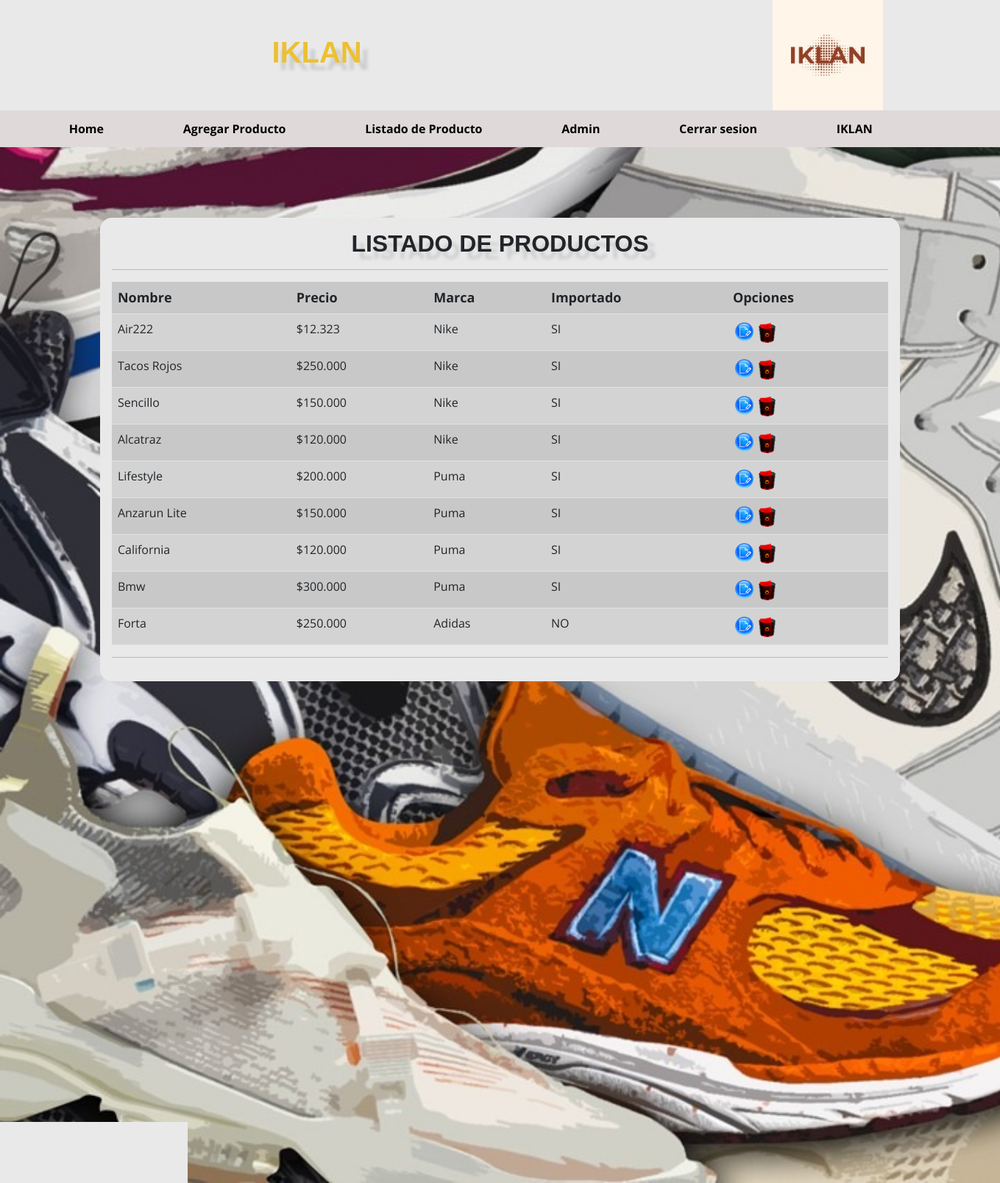
Screenshot of /listar-producto/ (signed in) with the database file from the repository.
### app/models.py (models this page shows, shortened)
class Producto(models.Model):
    nombre= models.CharField(max_length=50)
    precio= models.IntegerField()
    descripción = models.TextField()
    nuevo = models.BooleanField()
    marca = models.ForeignKey(Marca, on_delete=models.PROTECT)
    fecha_fabricacion = models.DateField()
    imagen = models.ImageField(upload_to="productos", null=True)

class Marca(models.Model):
    nombre = models.CharField(max_length=50)
    def __str__(self):
        return self.nombre

### app/views.py (the view)
# urls.py: path('listar-producto/', listar_productos, name='listar_productos'),
@permission_required('app.view_producto')
def listar_productos(request):
    productos = Producto.objects.all()
    page = request.GET.get('page', 1)
    try:
        paginator = Paginator(productos, 10)
        productos = paginator.page(page)
    except:
        raise Http404
    data = {
        'entity' : productos,
        'paginator': paginator
    }
    return render(request, 'app/producto/listar.html', data)

### app/templates/app/producto/listar.html (shortened to what this page needs)
{% extends 'app/base.html' %}
{% block contenido %}
{% load humanize %}
<body id="imagenFormularios">
<br><br><br><br>
<div class="cardListado">
    <div class="card-body">
            <h2 id="LosFormularios">Listado de productos</h2>
        <table class="table table-striped table-hover table-responsive-sm">
            <tr id="listaProducto">
                <hr>
                <th>Nombre</th>
                <th>Precio</th>
                <th>Marca</th>
                <th>Importado</th>
                <th>Opciones</th>
            </tr>
            {% for p in entity %}
            <tr>
                <td>{{ p.nombre | title }}</td>
                <td>${{ p.precio | intcomma }}</td>
                <td>{{ p.marca | title }}</td>
                <td>
                    {% if p.nuevo %}
                    SI
                    {% else %}
                    NO
                    {% endif %}
                </td>
                <td>
                    {% if perms.app.change_producto %}
                    <a href="{% url 'modificar_producto' p.id %}"><img src="../static/app/img/editar.png"></a>
                    {% endif %}
                    {% if perms.app.delete_producto %}
                    <a href="#" onclick="eliminarProducto({{ p.id }})"><img src="../static/app/img/eliminar.png"></a>
                    {% endif %}
                </td>
            </tr>
            {% endfor %}
        </table>
        <hr>
    </div>
</div>
<br><br>
</body>
{% endblock %}

### app/templates/app/base.html (shortened to what this page needs)
<!DOCTYPE html>
<html lang="es">
<head>
    {% load static %}
    <link href="https://cdn.jsdelivr.net/npm/bootstrap@5.0.1/dist/css/bootstrap.min.css" rel="stylesheet">
    <link rel="stylesheet" href="{% static 'app/css/estilos.css' %}">
    {% load pwa %}
</head>
<body>
    <div id="principal">
        <header>
            <h1 id="h1principal">IKLAN</h1>
            <img  class="logo"  src="{% static 'app/img/logo.jpg' %}" alt="logo">
        </header>
    </div>
        <div>
            <nav id="nav">
                <ul>
                    <li><a href="{% url 'home' %}">Home</a></li>
                    {% if perms.app.add_producto %}
                    <li><a href="{% url 'agregar_producto' %}">Agregar Producto</a></li>
                    {% endif %}
                    {% if perms.app.view_producto %}
                    <li><a href="{% url 'listar_productos' %}">Listado de Producto</a></li>
                    <li><a href="http://localhost:8000/admin/">Admin</a></li>
                    {% endif %}
                    {% if user.is_authenticated  %}
                    <li><a href="{% url 'logout' %}">Cerrar sesion</a></li>
                    <li><a href="#">{{ user.username}}</a></li>
                    {% else %}
                    <li><a href="{% url 'login' %}">Iniciar sesion</a></li>
                    <li><a href="{% url 'registro' %}">Registrate</a></li>
                    {% endif %}
                </ul>
            </nav>
    </div>
    <div id="contenido">
        {% block contenido %}
        {% endblock %}
    </div>
    <br><br><br>
    <footer>
        <div class="footer">
            <div class="footer1">
                <img src="{% static 'app/img/footer/new.png' %}" alt="balance">
            </div>
            <div class="footer1">
                <img src="{% static 'app/img/footer/puma.png' %}" alt="puma">
            </div>
            <div class="footer1">
                <img src="{% static 'app/img/footer/fila.png' %}" alt="fila">
            </div>
            <div class="footer1">
                <img src="{% static 'app/img/footer/nike.png' %}" alt="nike">
            </div>
            <div class="footer1">
                <img src="{% static 'app/img/footer/adidas.png' %}" alt="adidas">
            </div>
            <div class="footer1">
                <a id="footerTITULO">NOVEDADES</a>
                <a>Día din IVA</a>
                <a href="#">Black Friday</a>
            </div>
            <div class="footer1">
                <a id="footerTITULO">ASISTENCIA</a>
                <a href="#">Servicio al cliente</a>
                <a href="#">Preguntas frecuentes</a>
            </div>
            <div class="footer1">
                <a id="footerTITULO">TÉRMINOS Y CONDICIONES</a>
                <a href="#">Política de Privacidad</a>
                <a href="#">Aviso de Privacidad</a>
        </div>
        <div class="footerredes">
            <div class="footer1">
                <a href="https://www.facebook.com/TENIS-TENIS-104060735272582/?ref=pages_you_manage"><img src="{% static 'app/img/footer/facebook.png' %}" alt="puma"></a>
            </div>
            <div class="footer1">
                <a href="https://www.instagram.com/_tenisytenis_/"><img src="{% static 'app/img/footer/instagram.png' %}" alt="fila"></a>
            </div>
            <div class="footer1">
                <a href="https://www.youtube.com/channel/UCXn4FMj4jgR6C-2OuO0u0jQ"><img src="{% static 'app/img/footer/youtube.png' %}" alt="fila"></a>
            </div>
        </div>
    </footer>
</body>
</html>

### app/static/app/css/estilos.css (style rules this page uses)
* { margin:0; padding:0; }
body { background-color:#ffffff; font-family: 'Open Sans', sans-serif; }
#principal { background-color: #e9e9e9; }
header { display:flex; justify-content:space-around; align-items:center; }
#h1principal { font-weight: bold; color:#EDC031; text-align:center; text-transform:uppercase; text-shadow:10px 10px 4px #CCCCCC; width:40%; transition: 1s; }
.logo { width: 150px; margin-left: 30px; transition: 1s; }
nav { background-color:#dfd9d9; display: flex; justify-content: flex-end; align-items: center; height: 100%; }
nav ul { min-height:50px; margin:0; padding:0; line-height:31px; width:100%; display:flex; justify-content:space-evenly; align-items:center; }
nav ul li { list-style:none; }
nav ul li a { font-weight: bold; color: #000; text-decoration:none; padding:7px 14px; border-radius:8px; }
h1 { text-align: center; font-family: Arial, Helvetica, sans-serif; font-weight: bold; text-transform:uppercase; text-shadow:10px 10px 4px #CCCCCC; transition: 1s; }
#contenido { width: 80%; margin:auto; max-width: 1280px; min-height: 100vh; }
h2 { font-family: Arial, Helvetica, sans-serif; font-weight: bold; }
footer { width: 1349px; padding:5px 0px; background-color:#e9e9e9; }
#footerTITULO { font-weight: bold; font-size: 18px; }
.footer { display:flex; width:900px; justify-content: space-between; flex-wrap:wrap; margin-bottom: 20px; margin-left: 200px; }
.footerredes { display:flex; width:900px; justify-content: space-between; flex-wrap:wrap; margin-left: 80px; }
.footer1 { display: flex; flex-direction: column; padding: 50px; }
.footer1 img { width: 50px; transition: 1s; }
.footer1 a { margin-top:15px; color:rgb(0, 0, 0); text-decoration: none; font-weight: 600; font-size: 12px; }
.footer div img { width: 50px; }
#imagenFormularios { background: url("../img/Fondo_Formulario.jpeg"); background-attachment:fixed; background-size:cover; }
#LosFormularios { text-align: center; font-family: Arial, Helvetica, sans-serif; font-weight: bold; text-transform:uppercase; text-shadow:10px 10px 4px #CCCCCC; transition: 1s; }
.cardListado { border-radius: 1rem; background-color: #e9e9e9; height: auto; }
.table>:not(caption)>*>* { background-color: #d3d3d3; }
#listaProducto { font-size: 18px; }

### rows the page displays
Producto: nombre "Air222", precio "12.323", marca "Nike", nuevo "SI"
Producto: nombre "Tacos Rojos", precio "250.000", marca "Nike", nuevo "SI"
Producto: nombre "Sencillo", precio "150.000", marca "Nike", nuevo "SI"
Producto: nombre "Alcatraz", precio "120.000", marca "Nike", nuevo "SI"
Producto: nombre "Lifestyle", precio "200.000", marca "Puma", nuevo "SI"
Producto: nombre "Anzarun Lite", precio "150.000", marca "Puma", nuevo "SI"
Producto: nombre "California", precio "120.000", marca "Puma", nuevo "SI"
Producto: nombre "Bmw", precio "300.000", marca "Puma", nuevo "SI"
Producto: nombre "Forta", precio "250.000", marca "Adidas", nuevo "NO"

### other values shown
{{ user.username }} "IKLAN"
